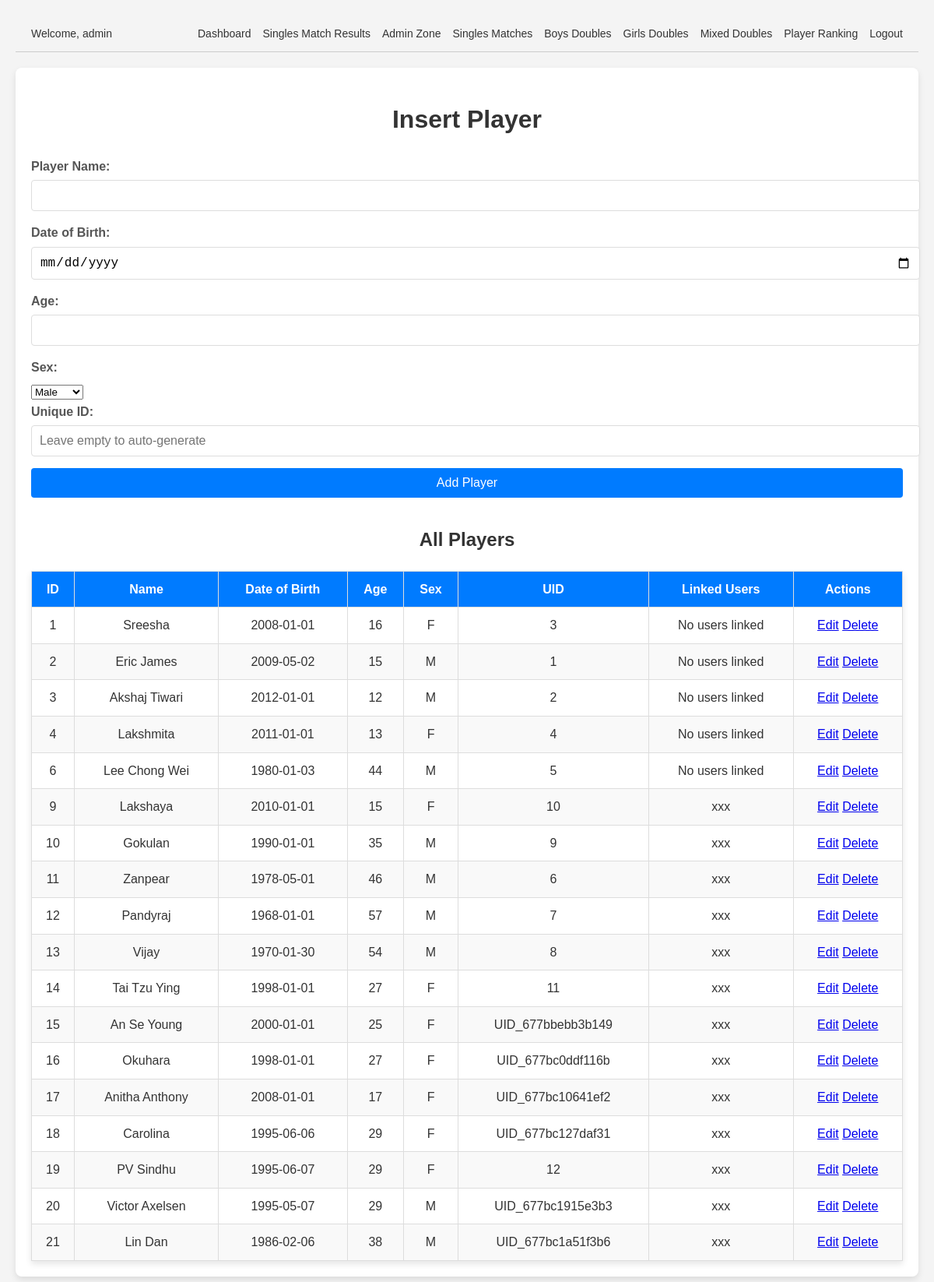
Before: /insert_player.php (signed in) with the older database file.
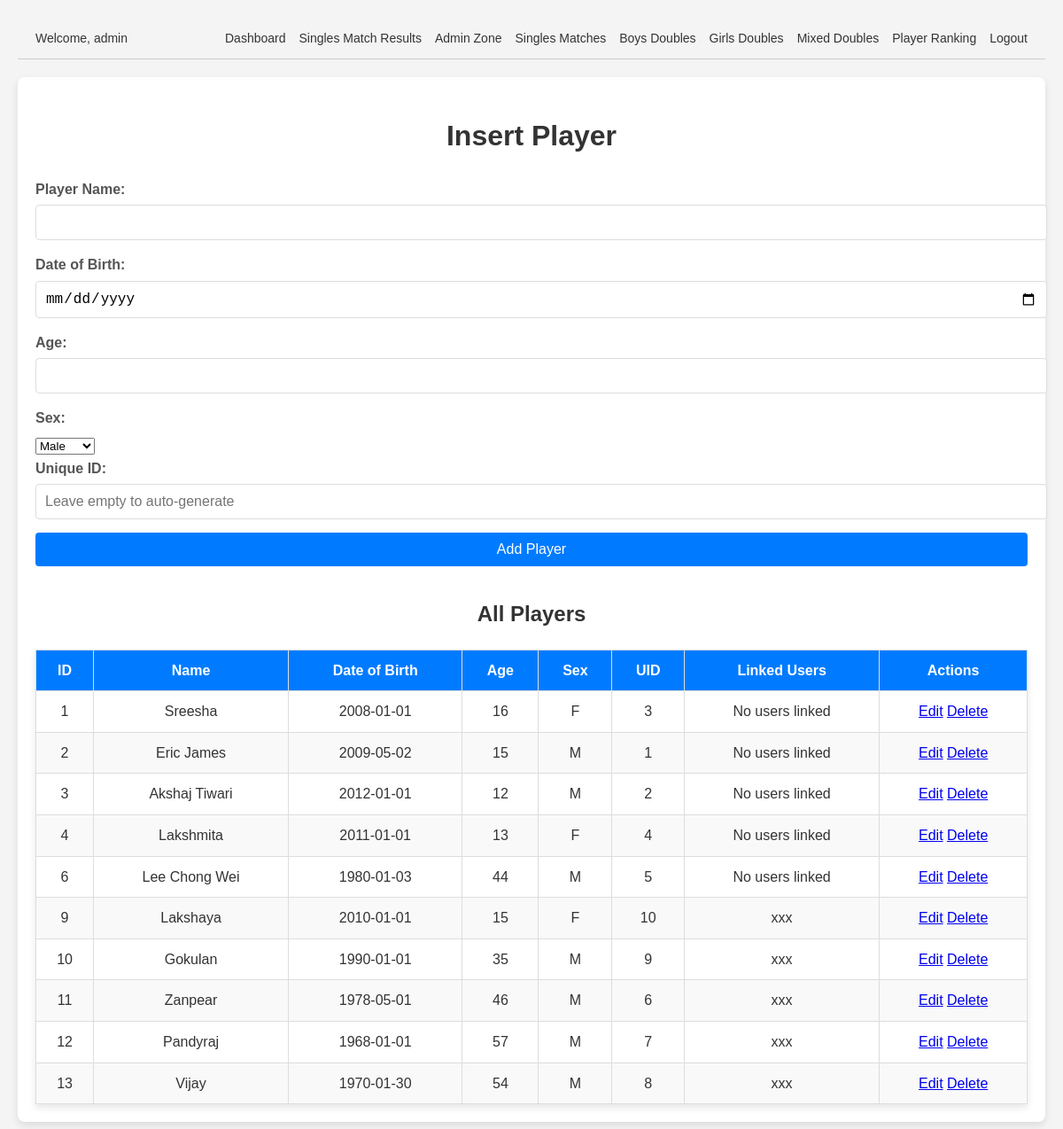
After: the same page with the newer database file.
### tables this page shows
CREATE TABLE `players` (
  `id` int(11) NOT NULL,
  `name` varchar(255) NOT NULL,
  `dob` date NOT NULL,
  `age` int(11) NOT NULL,
  `sex` enum('M','F') NOT NULL,
  `uid` varchar(100) NOT NULL,
  `created_by` int(11) DEFAULT NULL,
  `category_id` int(11) DEFAULT 1
);

### permissions.php (called while the page is built, shortened)
<?php
function is_admin() {
    return isset($_SESSION['role']) && $_SESSION['role'] === 'admin';
}
?>

### insert_player.php (the view, shortened to what this page needs)
<?php include 'header.php'; ?>
<?php
require_once 'conn.php';
$is_admin = is_admin();
$players = $conn->query("
    SELECT p.*, GROUP_CONCAT(u.username) AS linked_users
    FROM players p
    LEFT JOIN player_access pa ON p.id = pa.player_id
    LEFT JOIN users u ON pa.user_id = u.id
    GROUP BY p.id
");
?>
<!DOCTYPE html>
<html lang="en">
<head>
    <link rel="stylesheet" href="styles.css">
</head>
<body>
    <div class="container">
        <h1>Insert Player</h1>
        <form method="post" class="form-styled">
            <label for="name">Player Name:</label>
            <input type="text" name="name" id="name" required>
            <label for="dob">Date of Birth:</label>
            <input type="date" name="dob" id="dob" onchange="calculateAge()" required>
            <label for="age">Age:</label>
            <input type="number" name="age" id="age" readonly required>
            <label for="sex">Sex:</label>
            <select name="sex" id="sex" required>
                <option value="M">Male</option>
            </select>
            <label for="uid">Unique ID:</label>
            <input type="text" name="uid" id="uid" placeholder="Leave empty to auto-generate">
            <button type="submit" class="btn-primary">Add Player</button>
        </form>
        <h2>All Players</h2>
        <table>
            <thead>
                <tr>
                    <th>ID</th>
                    <th>Name</th>
                    <th>Date of Birth</th>
                    <th>Age</th>
                    <th>Sex</th>
                    <th>UID</th>
                    <th>Linked Users</th>
                    <th>Actions</th>
                </tr>
            </thead>
            <tbody>
                <?php while ($row = $players->fetch_assoc()): ?>
                    <tr>
                        <td><?= htmlspecialchars($row['id']) ?></td>
                        <td><?= htmlspecialchars($row['name']) ?></td>
                        <td><?= htmlspecialchars($row['dob']) ?></td>
                        <td><?= htmlspecialchars($row['age']) ?></td>
                        <td><?= htmlspecialchars($row['sex']) ?></td>
                        <td><?= htmlspecialchars($row['uid']) ?></td>
                        <td><?= htmlspecialchars($row['linked_users'] ?: 'No users linked') ?></td>
                        <td>
                            <?php if ($is_admin): ?>
                                <a href="edit_player.php?id=<?= $row['id'] ?>" class="btn-edit">Edit</a>
                                <a href="delete_player.php?id=<?= $row['id'] ?>" class="btn-delete" onclick="return confirm('Are you sure you want to delete this player?')">Delete</a>
                            <?php else: ?>
                                <span class="disabled-action">No Action</span>
                            <?php endif; ?>
                        </td>
                    </tr>
                <?php endwhile; ?>
            </tbody>
        </table>
    </div>
</body>
</html>

Changed rows visible on the page:
removed players: id "14", name "Tai Tzu Ying", dob "1998-01-01", age "27", sex "F", uid "11", linked_users "xxx"
removed players: id "15", name "An Se Young", dob "2000-01-01", age "25", sex "F", uid "UID_677bbebb3b149", linked_users "xxx"
removed players: id "16", name "Okuhara", dob "1998-01-01", age "27", sex "F", uid "UID_677bc0ddf116b", linked_users "xxx"
removed players: id "17", name "Anitha Anthony", dob "2008-01-01", age "17", sex "F", uid "UID_677bc10641ef2", linked_users "xxx"
removed players: id "18", name "Carolina", dob "1995-06-06", age "29", sex "F", uid "UID_677bc127daf31", linked_users "xxx"
removed players: id "19", name "PV Sindhu", dob "1995-06-07", age "29", sex "F", uid "12", linked_users "xxx"
removed players: id "20", name "Victor Axelsen", dob "1995-05-07", age "29", sex "M", uid "UID_677bc1915e3b3", linked_users "xxx"
removed players: id "21", name "Lin Dan", dob "1986-02-06", age "38", sex "M", uid "UID_677bc1a51f3b6", linked_users "xxx"
